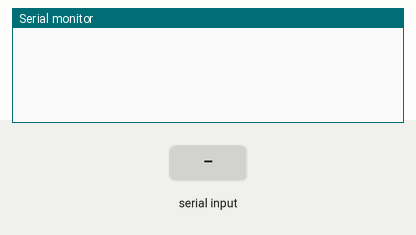
This sketch was run on a simulated Arduino Uno, built with avr-gcc and run on an emulated ATmega328P. Shown: the last lines printed to the serial monitor. The test bench sets the inputs (shaded band).

Above: at 1.2 s.
1.3 s: "a" received over Serial
At 2.0 s:
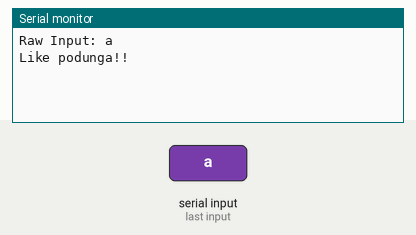
2.8 s: "A" received over Serial
At 3.1 s:
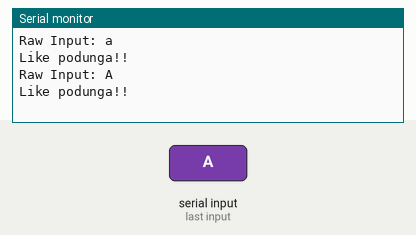
4.3 s: "b" received over Serial
At 5.5 s:
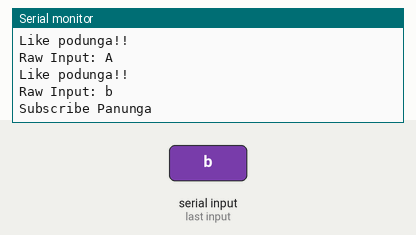
5.8 s: "B" received over Serial
At 6.6 s:
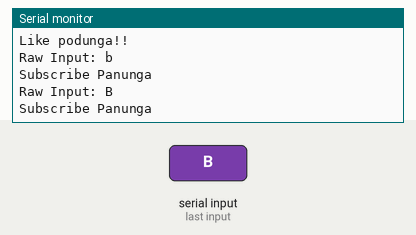
7.3 s: "1" received over Serial
At 8.4 s:
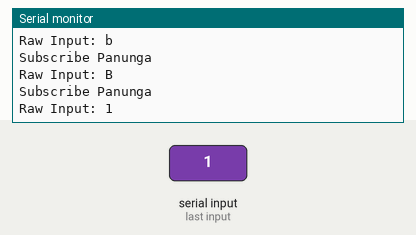

The sketch:

HC05_Receive.ino
```cpp
char ReceivedInput;
const int led = LED_BUILTIN;

void setup() {
  Serial.begin(9600);
  digitalWrite(led, LOW);
}

void loop() {
  if(Serial.available()){
    ReceivedInput = Serial.read();
    Serial.print("Raw Input: ");
    Serial.println(ReceivedInput);
    if (ReceivedInput == 'a' || ReceivedInput == 'A'){
      Serial.println("Like podunga!!");
    }
    else if (ReceivedInput == 'b' || ReceivedInput == 'B'){
      Serial.println("Subscribe Panunga ");
    }
    delay(1000);
  }
}
```

Measured:
- after the input at 1.3 s, the serial monitor: prints a new line at once (image 1)
- after the input at 2.8 s, the serial monitor: prints a new line at once (image 2)
- after the input at 4.3 s, the serial monitor: prints a new line at once (image 3)
- after the input at 5.8 s, the serial monitor: prints a new line at once (image 4)
- after the input at 7.3 s, the serial monitor: prints a new line at once (image 5)
